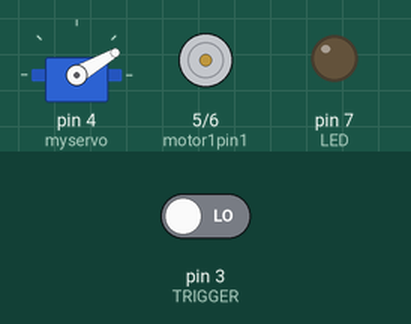
A sketch run on a simulated Arduino Nano, built with avr-gcc and run on an emulated ATmega328P. On the bench: servo, motor-driver pin pairs drawn as motors (green arrow = first pin HIGH = forward, orange = second pin HIGH = backward, longer = more drive), output pins drawn as LEDs (lit = HIGH). Dashed ring = blinking. Inputs (shaded band) come from the test bench; at power-on: pin 3 (TRIGGER) LOW.

Above: at 1.2 s.
1.3 s: pin 3 (TRIGGER) driven HIGH
At 1.45 s:
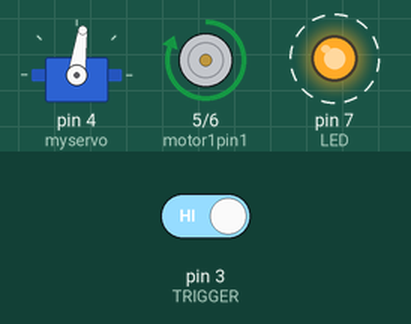
At 2.35 s:
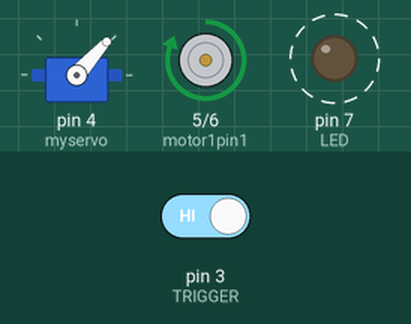
4.3 s: pin 3 (TRIGGER) driven LOW
At 4.47 s:
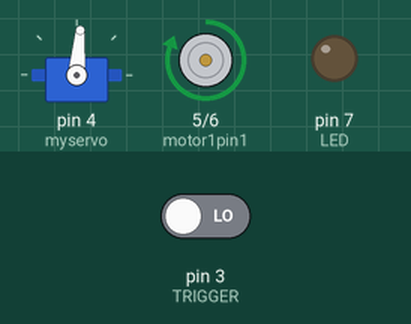
Timing chart, 0 to 7.3 s (numbered marks = the images above; inputs shaded):
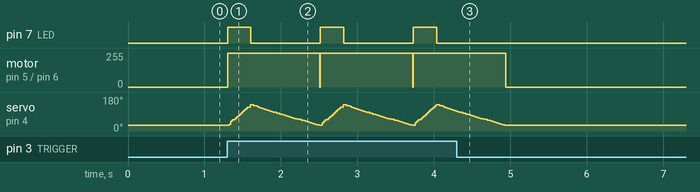

The sketch:

HL.ino
```cpp
//Arduino based controller for servo recoil, gun flash, and barrel smoke
//componnents: arduino nano, l298n DollaTek motor driver or equivalent, generic Heng Long smoke unit, 9g servo SG90, 220 and 10k resistors, standard LED, cables/connectors
//IMPORTANT: remove the capacitor from the motor
//you need to bridge CN6


//you need to download and install VarSpeedServo library
#include <VarSpeedServo.h>
VarSpeedServo myservo;

//LED attached to pin 7 with 220 Ohm resistor
#define LED 7

//relay attached to pin 3
const int TRIGGER = 3;
int buttonState = 0;

//motor driver attached to pins 5 and 6
//if motor attached to the driver is running in wrong direction, swap around motor wires

int motor1pin1 = 5;
int motor1pin2 = 6;


void setup() {

  pinMode(LED, OUTPUT);
  pinMode(TRIGGER, INPUT);

 //servo attached to pin 4
  myservo.attach(4);

 //initial servo position, this can be adjusted 0-180
  myservo.write(30);

  pinMode(motor1pin1, OUTPUT);
  pinMode(motor1pin2, OUTPUT);

}
void loop(){
  //checking if fire button pressed
   buttonState = digitalRead(TRIGGER);
   if(buttonState == HIGH) {

  //turn on smoke motor, if working the other way around swap the cables or swap around HIGH and LOW below
  digitalWrite(motor1pin1, HIGH);
  digitalWrite(motor1pin2, LOW);

  //turn on LED
  digitalWrite(LED, HIGH);

  //activate servo; first number indicates new possition and can be adjusted 0-180, second indicates speed
  myservo.write(140,240,true);

  //turn LED off
  digitalWrite(LED, LOW);

  //move servo back, again can be adjusted
  myservo.write(30,80,true);


  //turn smoke motor off
  digitalWrite(motor1pin1, LOW);
  digitalWrite(motor1pin2, LOW);

  }
   delay(10);

}
```

Measured:
- after the input at 4.3 s, pin 7 (LED): stops changing and stays LOW; motor on pin 5 (motor1pin1) / pin 6 (motor1pin2): goes on until 4.9 s, then stays stopped; servo on pin 4 (myservo): goes on until 4.9 s, then stays 30°
